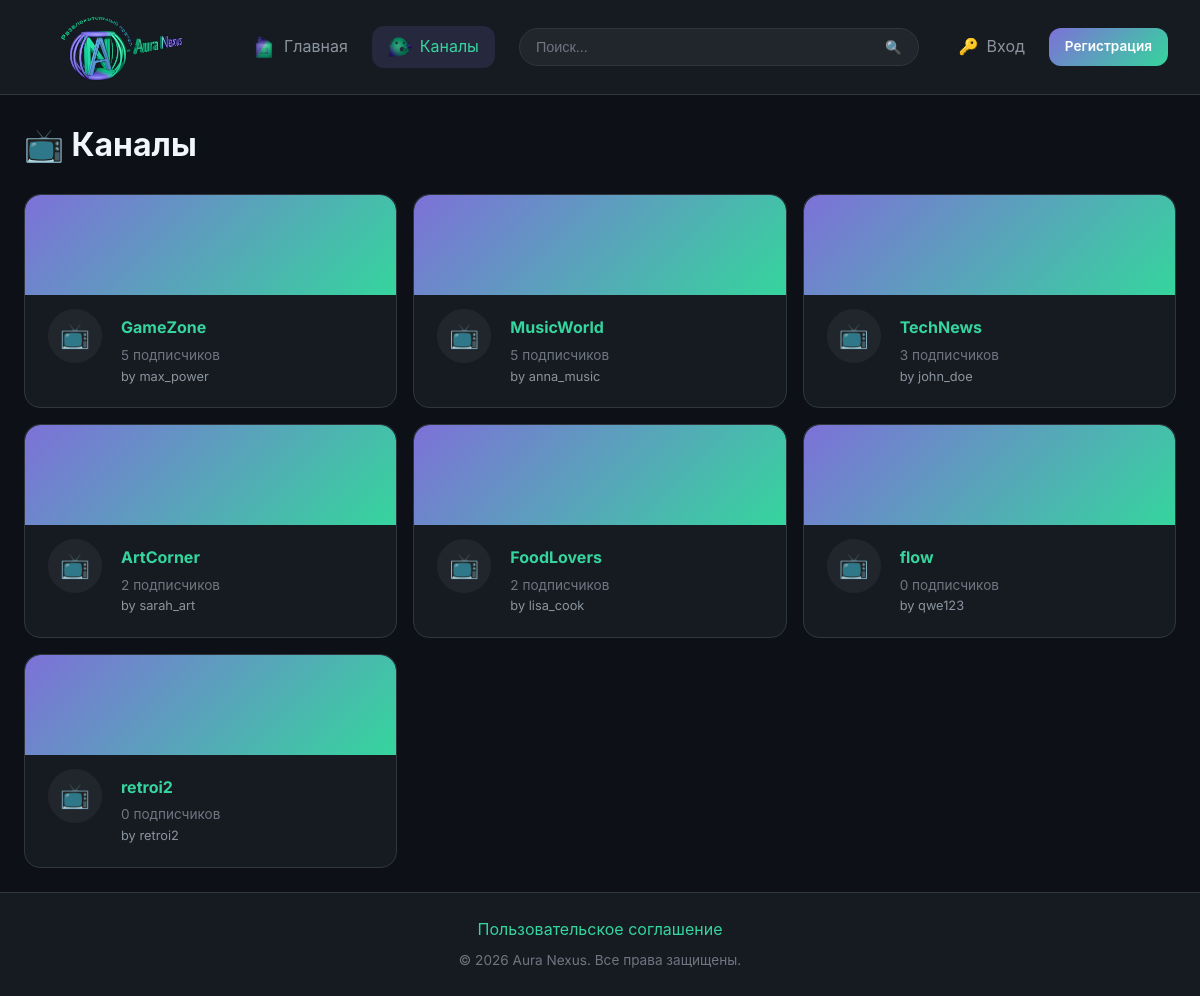
The page /channels on the database as committed earlier.
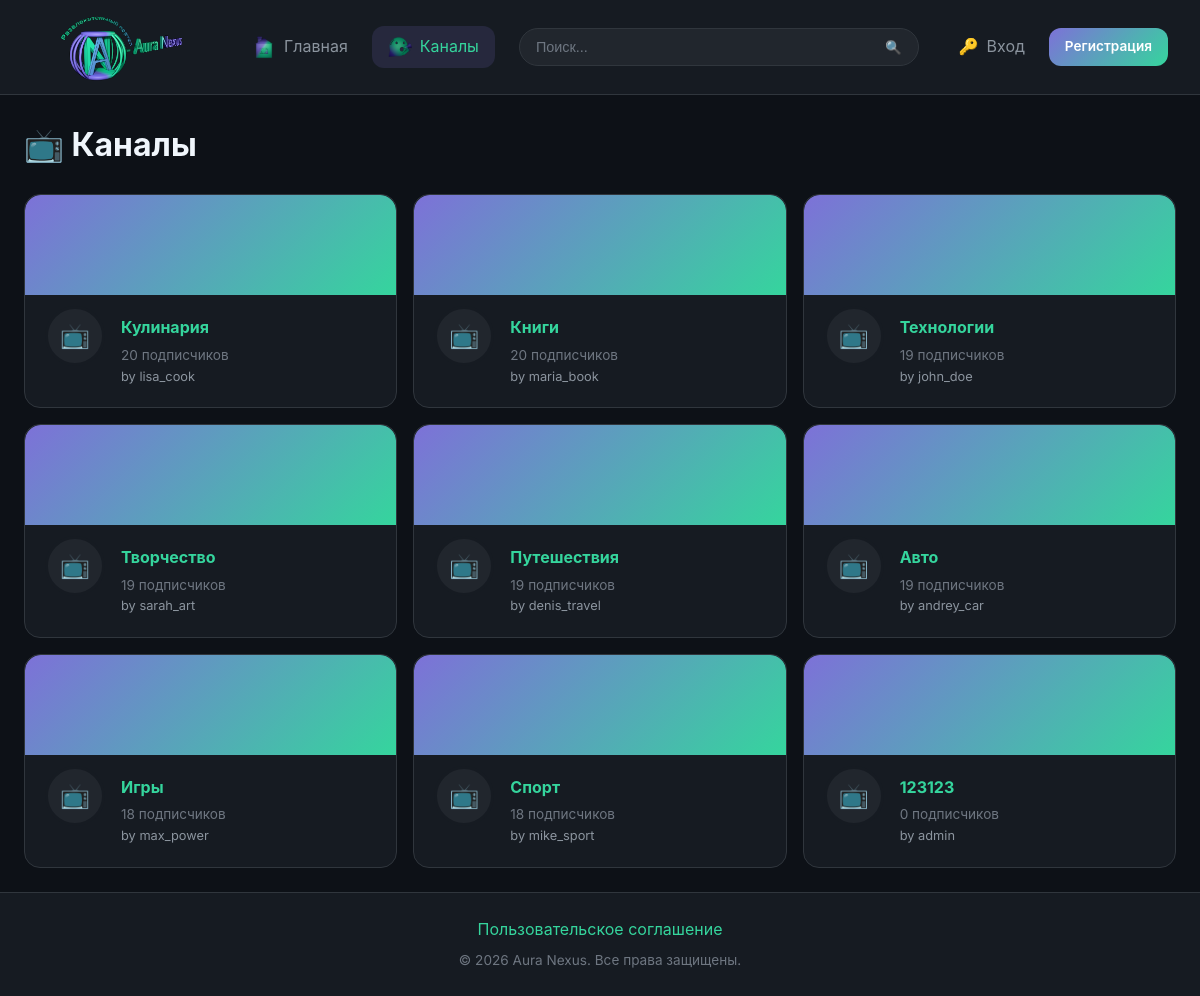
The same page on the database as committed later.
### tables this page shows
CREATE TABLE channels (
            id INTEGER PRIMARY KEY AUTOINCREMENT,
            name TEXT UNIQUE NOT NULL,
            description TEXT,
            avatar TEXT,
            banner TEXT,
            creator_id INTEGER NOT NULL,
            created_at TEXT DEFAULT CURRENT_TIMESTAMP,
            FOREIGN KEY (creator_id) REFERENCES users(id)
        );

CREATE TABLE users (
            id INTEGER PRIMARY KEY AUTOINCREMENT,
            username TEXT UNIQUE NOT NULL,
            email TEXT UNIQUE NOT NULL,
            password TEXT NOT NULL,
            role TEXT DEFAULT 'user',
            avatar TEXT,
            banner TEXT,
            bio TEXT,
            is_banned INTEGER DEFAULT 0,
            ban_until TEXT,
            ban_reason TEXT,
            created_at TEXT DEFAULT CURRENT_TIMESTAMP
        );

### app.py (the view)
@app.route('/channels')
def channels_list():
    conn = get_db()
    channels = conn.execute('''
        SELECT c.*, u.username as creator_name,
               (SELECT COUNT(*) FROM channel_subscribers WHERE channel_id = c.id) as sub_count
        FROM channels c
        JOIN users u ON c.creator_id = u.id
        ORDER BY sub_count DESC
    ''').fetchall()
    user = get_current_user()
    chat_messages = get_chat_messages() if user else []
    return render_template('channel/list.html', channels=channels, chat_messages=chat_messages)

### app.py (called while the page is built, shortened)
def get_db():
    if 'db' not in g:
        g.db = sqlite3.connect(DATABASE, timeout=30)
        g.db.row_factory = sqlite3.Row
        g.db.execute('PRAGMA journal_mode=WAL')
        g.db.execute('PRAGMA busy_timeout=30000')
    return g.db

def get_current_user():
    if 'user_id' not in session:
        return None

@app.context_processor
def inject_globals():
    user = get_current_user()
    notif_count = get_unread_notifications_count(user['id']) if user else 0
    msg_count = get_unread_messages_count(user['id']) if user else 0
    pending_reports = get_pending_reports_count() if user and user['role'] in ['admin', 'moderator'] else 0
    return {
        'current_user': user,
        'notification_count': notif_count,
        'message_count': msg_count,
        'pending_reports_count': pending_reports,
        'REACTION_TYPES': REACTION_TYPES,
        'REPORT_CATEGORIES': REPORT_CATEGORIES,
    }

### templates/channel/list.html (shortened to what this page needs)
{% extends 'base.html' %}
{% block content %}
<div style="display: flex; justify-content: space-between; align-items: center; margin-bottom: 1.5rem;">
    <h1>📺 Каналы</h1>
</div>
<div style="display: grid; grid-template-columns: repeat(auto-fill, minmax(300px, 1fr)); gap: 1rem;">
    {% for channel in channels %}
    <a href="/channel/{{ channel.id }}" class="card" style="text-decoration: none; transition: transform 0.2s;">
        <div style="height: 100px; background: var(--accent-gradient); border-radius: var(--radius-lg) var(--radius-lg) 0 0; overflow: hidden;">
        </div>
        <div class="card-body" style="display: flex; gap: 1rem; align-items: center;">
            <div style="width: 60px; height: 60px; border-radius: 50%; background: var(--bg-tertiary); display: flex; align-items: center; justify-content: center; font-size: 1.5rem; margin-top: -30px; border: 3px solid var(--bg-secondary); overflow: hidden;">
                {% if channel.avatar %}
                <img src="{{ url_for('uploaded_file', filename=channel.avatar) }}" alt="" style="width: 100%; height: 100%; object-fit: cover;">
                {% else %}
                📺
                {% endif %}
            </div>
            <div style="flex: 1;">
                <h3 style="font-size: 1rem; margin-bottom: 0.25rem;">{{ channel.name }}</h3>
                <p style="font-size: 0.85rem; color: var(--text-muted);">{{ channel.sub_count }} подписчиков</p>
                <p style="font-size: 0.8rem; color: var(--text-secondary);">by {{ channel.creator_name }}</p>
            </div>
        </div>
    </a>
    {% endfor %}
</div>
{% endblock %}

### templates/base.html (shortened to what this page needs)
<!DOCTYPE html>
<html lang="ru">
<head>
    <link rel="stylesheet" href="{{ url_for('static', filename='css/style.css') }}">
    <link href="https://cdn.quilljs.com/1.3.7/quill.snow.css" rel="stylesheet">
</head>
<body>
   <nav>
    <a href="/" class="logo">
        <img src="{{ url_for('static', filename='images/logo.png') }}" alt="Aura Nexus" class="logo-image"
             onerror="this.style.display='none'; this.nextElementSibling.style.display='flex';">
    </a>
    <div class="nav-links">
        <a href="/" class="nav-link {% if request.path == '/' %}active{% endif %}">
            <span class="nav-icon">
                <img src="{{ url_for('static', filename='images/icons/home.png') }}" alt=""
                     onerror="this.style.display='none'; this.nextElementSibling.style.display='inline';">
            </span>
            <span>Главная</span>
        </a>
        <a href="/channels" class="nav-link {% if '/channel' in request.path %}active{% endif %}">
            <span class="nav-icon">
                <img src="{{ url_for('static', filename='images/icons/channels.png') }}" alt=""
                     onerror="this.style.display='none'; this.nextElementSibling.style.display='inline';">
            </span>
            <span>Каналы</span>
        </a>
    </div>
    <div class="search-container">
        <form class="search-bar" action="/" method="GET">
            <input type="text" name="q" placeholder="Поиск..." value="{{ request.args.get('q', '') }}">
            <button type="submit">🔍</button>
        </form>
    </div>
    {% if current_user %}
    <div class="dropdown">
        <div class="nav-user">
            <div class="nav-user-avatar">
                {% if current_user.avatar %}
                <img src="{{ url_for('uploaded_file', filename=current_user.avatar) }}" alt="">
                {% else %}
                {{ current_user.username[0]|upper }}
                {% endif %}
            </div>
            <span>{{ current_user.username }}</span>
            <span>▼</span>
        </div>
        <div class="dropdown-menu">
            <a href="/profile/{{ current_user.username }}">
                <span>👤</span> Мой профиль
            </a>
            <a href="/profile/settings">
                <span class="nav-icon">
                    <img src="{{ url_for('static', filename='images/icons/settings.png') }}" alt=""
                         onerror="this.style.display='none'; this.nextElementSibling.style.display='inline';">
                    <span class="emoji-fallback" style="display:none;">⚙️</span>
                </span>
                Настройки
            </a>
            <div class="dropdown-divider"></div>
            <a href="/logout" class="danger">
                <span>🚪</span> Выйти
            </a>
        </div>
    </div>
    {% else %}
    <div class="nav-auth">
        <a href="/login" class="nav-link">
            <span>🔑</span>
            <span>Вход</span>
        </a>
        <a href="/register" class="btn btn-sm">Регистрация</a>
    </div>
    {% endif %}
</nav>
    <div class="layout {% block layout_class %}{% endblock %}">
        <main class="main-content">
            {% block content %}{% endblock %}
        </main>
    </div>
    <footer>
        <a href="/user_agreement">Пользовательское соглашение</a>
        <p>&copy; 2026 Aura Nexus. Все права защищены.</p>
    </footer>
</body>
</html>

### static/CSS/style.css (style rules this page uses)
:root { --bg-primary: #0d1117; --bg-secondary: #161b22; --bg-tertiary: #21262d; --border-color: #30363d; --text-primary: #f0f6fc; --text-secondary: #8b949e; --text-muted: #6e7681; --accent-green: #35D59D; --accent-purple: #7D71D8; --accent-blue: #689AD3; --accent-primary: #7D71D8; --accent-secondary: #35D59D; --accent-tertiary: #689AD3; --accent-gradient: linear-gradient(135deg, #7D71D8 0%, #35D59D 100%); --accent-gradient-full: linear-gradient(135deg, #7D71D8 0%, #689AD3 50%, #35D59D 100%); --accent-gradient-reverse: linear-gradient(135deg, #35D59D 0%, #7D71D8 100%); --accent-gradient-blue: linear-gradient(135deg, #7D71D8 0%, #689AD3 100%); --accent-green-alpha: rgba(53, 213, 157, 0.15); --accent-purple-alpha: rgba(125, 113, 216, 0.15); --accent-blue-alpha: rgba(104, 154, 211, 0.15); --success: #35D59D; --danger: #da3633; --warning: #9e6a03; --info: #689AD3; --radius-sm: 6px; --radius-md: 12px; --radius-lg: 16px; --radius-full: 9999px; --shadow-sm: 0 1px 2px rgba(0,0,0,0.3); --shadow-md: 0 4px 12px rgba(0,0,0,0.4); --shadow-lg: 0 8px 24px rgba(0,0,0,0.5); --shadow-glow: 0 0 20px rgba(125, 113, 216, 0.3); --shadow-glow-green: 0 0 20px rgba(53, 213, 157, 0.3); --transition: all 0.2s ease; --font-family: 'Inter', -apple-system, BlinkMacSystemFont, 'Segoe UI', Roboto, sans-serif; }
* { margin: 0; padding: 0; box-sizing: border-box; }
body { font-family: var(--font-family); background: var(--bg-primary); color: var(--text-primary); min-height: 100vh; display: flex; flex-direction: column; line-height: 1.6; }
a { color: var(--accent-green); text-decoration: none; transition: var(--transition); }
nav { background: var(--bg-secondary); padding: 0.75rem 2rem; display: flex; align-items: center; gap: 1.5rem; border-bottom: 1px solid var(--border-color); position: sticky; top: 0; z-index: 100; }
.logo { display: flex; align-items: center; text-decoration: none; }
.logo-image { width: 180px; height: auto; max-height: 70px; object-fit: contain; }
.search-container { flex: 1; max-width: 400px; margin: 0 auto; }
.search-bar { display: flex; background: var(--bg-tertiary); border: 1px solid var(--border-color); border-radius: var(--radius-full); overflow: hidden; transition: var(--transition); }
.search-bar input { flex: 1; background: transparent; border: none; padding: 0.6rem 1rem; color: var(--text-primary); font-size: 0.9rem; }
.search-bar input::placeholder { color: var(--text-muted); }
.search-bar button { background: transparent; border: none; padding: 0.6rem 1rem; color: var(--text-secondary); cursor: pointer; transition: var(--transition); display: flex; align-items: center; justify-content: center; }
.nav-icon { display: inline-flex; align-items: center; justify-content: center; width: 24px; height: 24px; flex-shrink: 0; }
.nav-icon img { width: 24px; height: 24px; object-fit: contain; filter: brightness(0.8); transition: var(--transition); }
.nav-link:hover .nav-icon img, .nav-link.active .nav-icon img { filter: brightness(1); }
.nav-links { display: flex; align-items: center; gap: 0.5rem; }
.nav-link { display: flex; align-items: center; gap: 0.5rem; padding: 0.5rem 1rem; color: var(--text-secondary); border-radius: var(--radius-md); transition: var(--transition); position: relative; }
.nav-link.active { background: var(--accent-purple-alpha); color: var(--accent-green); }
.nav-auth { display: flex; align-items: center; gap: 0.5rem; }
.layout { display: flex; max-width: 1400px; margin: 0 auto; padding: 1.5rem; gap: 1.5rem; flex: 1; width: 100%; }
.main-content { flex: 1; min-width: 0; }
.card { background: var(--bg-secondary); border: 1px solid var(--border-color); border-radius: var(--radius-lg); overflow: hidden; }
.card-body { padding: 1.25rem; }
.btn { display: inline-flex; align-items: center; justify-content: center; gap: 0.5rem; padding: 0.75rem 1.5rem; background: var(--accent-gradient); border: none; border-radius: var(--radius-md); color: white; font-weight: 600; font-size: 0.95rem; cursor: pointer; transition: var(--transition); text-decoration: none; }
.btn-sm { padding: 0.5rem 1rem; font-size: 0.85rem; }
footer { background: var(--bg-secondary); border-top: 1px solid var(--border-color); padding: 1.5rem; text-align: center; margin-top: auto; }
footer a { color: var(--accent-green); }
footer p { color: var(--text-muted); font-size: 0.85rem; margin-top: 0.5rem; }

Rows that differ between the two databases and show on the page:
removed channels: name "GameZone", sub_count "5", creator_name "max_power"
removed channels: name "MusicWorld", sub_count "5", creator_name "anna_music"
removed channels: name "TechNews", sub_count "3", creator_name "john_doe"
removed channels: name "ArtCorner", sub_count "2", creator_name "sarah_art"
removed channels: name "FoodLovers", sub_count "2", creator_name "lisa_cook"
removed channels: name "flow", sub_count "0", creator_name "qwe123"
removed channels: name "retroi2", sub_count "0", creator_name "retroi2"
added channels: name "Кулинария", sub_count "20", creator_name "lisa_cook"
added channels: name "Книги", sub_count "20", creator_name "maria_book"
added channels: name "Технологии", sub_count "19", creator_name "john_doe"
added channels: name "Творчество", sub_count "19", creator_name "sarah_art"
added channels: name "Путешествия", sub_count "19", creator_name "denis_travel"
added channels: name "Авто", sub_count "19", creator_name "andrey_car"
added channels: name "Игры", sub_count "18", creator_name "max_power"
added channels: name "Спорт", sub_count "18", creator_name "mike_sport"
added channels: name "123123", sub_count "0", creator_name "admin"
